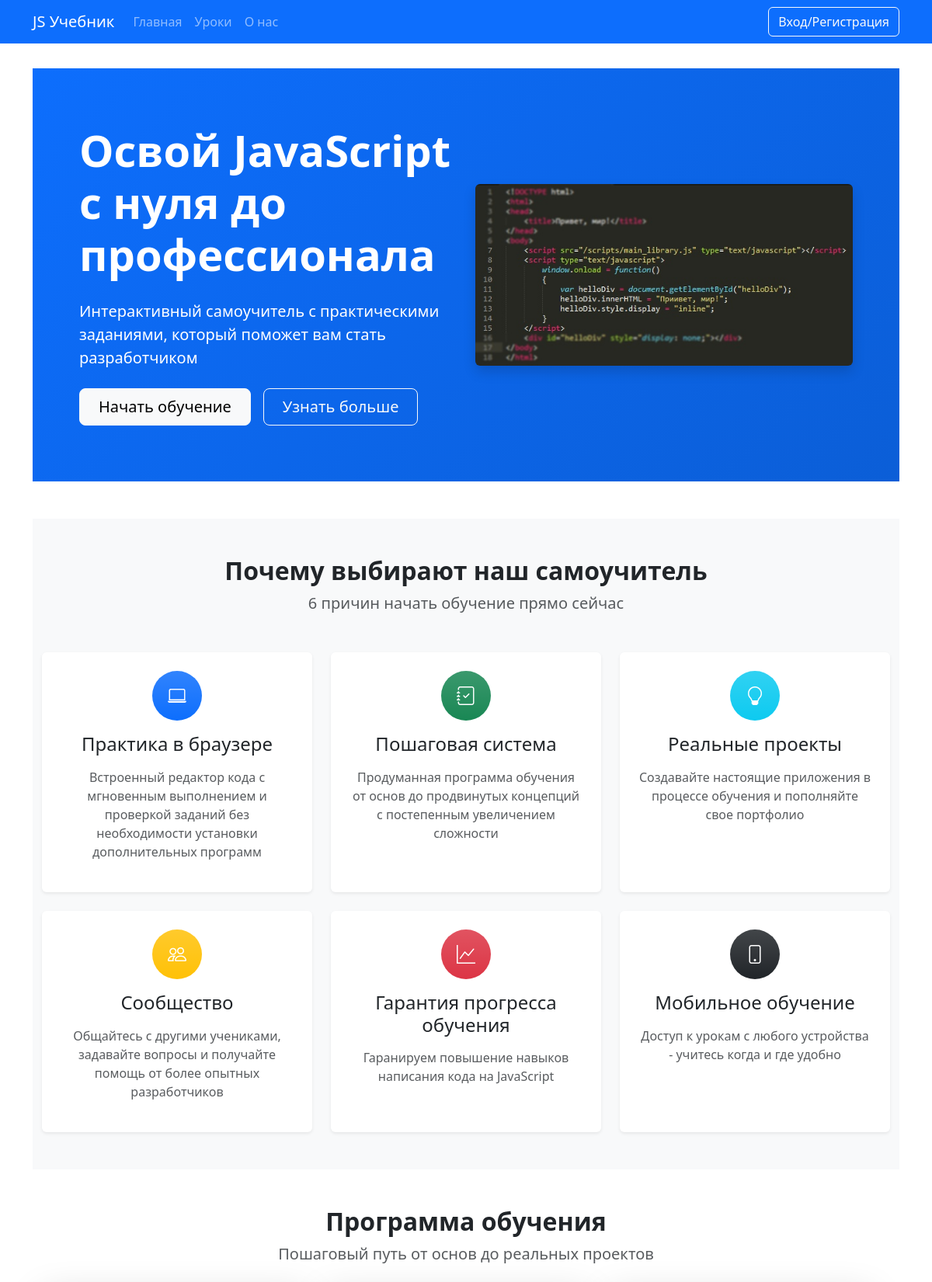
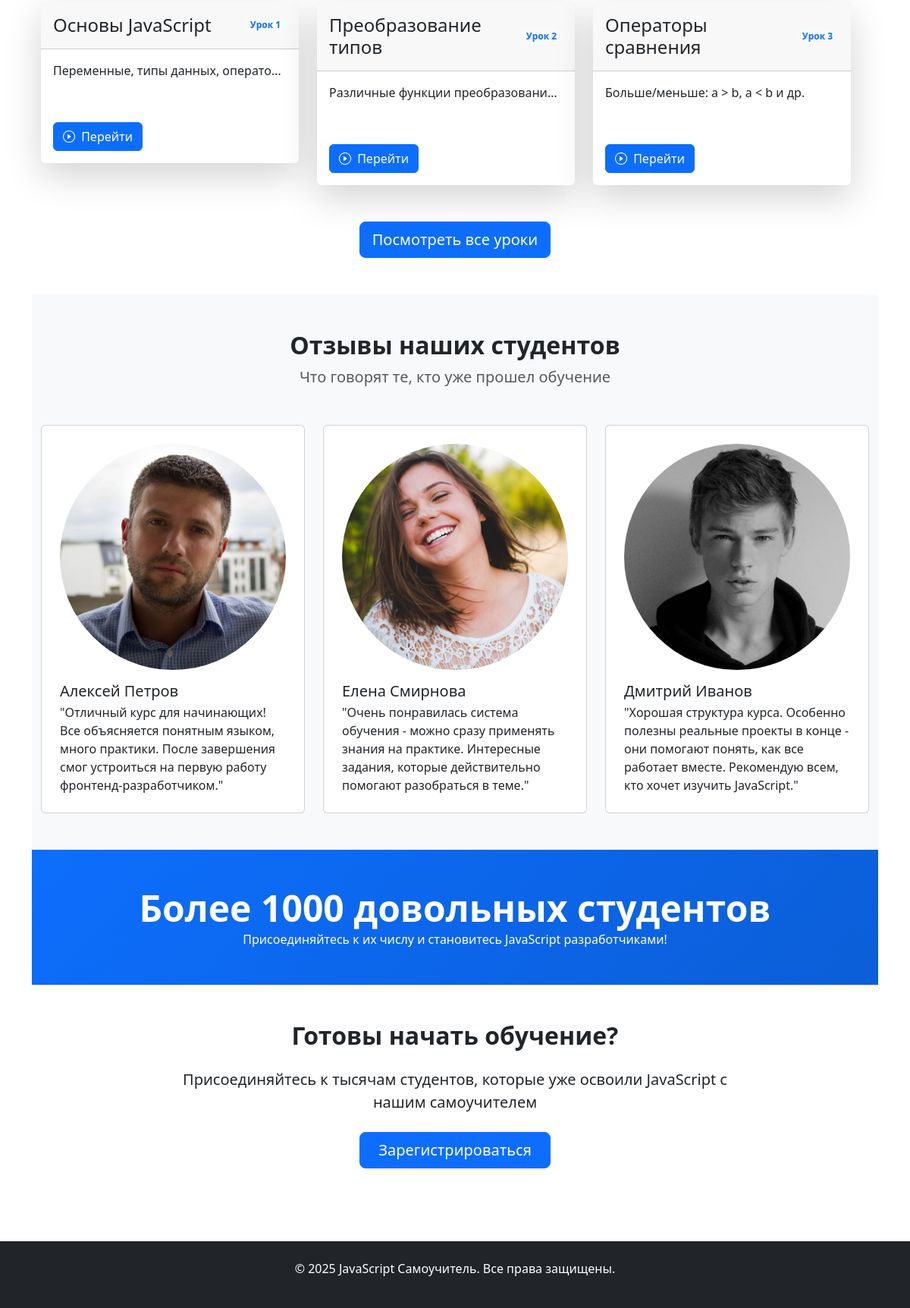
The page / on the database its author committed (2 pictures, top to bottom).
### app.py (models this page shows, shortened)
class Lesson(db.Model):
    id = db.Column(db.Integer, primary_key=True)
    title = db.Column(db.String(100), nullable=False)
    description = db.Column(db.String(100), nullable=False)
    content = db.Column(db.Text, nullable=False)
    task = db.Column(db.Text, nullable=False)
    solution = db.Column(db.Text, nullable=False)
    userSolution = db.relationship('UserSolution', backref='lesson', lazy=True)

### app.py (the view)
@app.route('/', methods=['GET', 'POST'])
def index():
    lesson = Lesson.query.limit(3).all()
    return render_template("index.html",lesson=lesson)

### app.py (called while the page is built)
@app.context_processor
def inject_user():
    def get_user_name():
        if 'name' in session:
            return Users.query.filter_by(email=session['name']).first()
    return dict(active_user=get_user_name())

### templates/index.html (shortened to what this page needs)
{% extends 'base.html' %}
{% block main %}
      <section class="hero-section bg-primary text-white p-5">
        <div class="container py-4">
          <div class="row align-items-center">
            <div class="col-lg-6">
              <h1 class="display-4 fw-bold mb-4">
                Освой JavaScript с нуля до профессионала
              </h1>
              <p class="lead mb-4">
                Интерактивный самоучитель с практическими заданиями, который
                поможет вам стать разработчиком
              </p>
              <div class="d-grid gap-3 d-sm-flex">
                <a href="/lessons" class="btn btn-light btn-lg px-4"
                  >Начать обучение</a
                >
                <a href="#features" class="btn btn-outline-light btn-lg px-4"
                  >Узнать больше</a
                >
              </div>
            </div>
            <div class="col-lg-6 d-none d-lg-block">
              <img
                src="../static/img/code.jpg"
                alt="JavaScript код"
                class="img-fluid rounded shadow"
              />
            </div>
          </div>
        </div>
      </section>
      <section id="features" class="py-5 bg-light">
        <div class="container">
          <div class="text-center mb-5">
            <h2 class="fw-bold">Почему выбирают наш самоучитель</h2>
            <p class="lead text-muted">6 причин начать обучение прямо сейчас</p>
          </div>
          <div class="row g-4">
            <div class="col-md-6 col-lg-4">
              <div class="card h-100 border-0 shadow-sm">
                <div class="card-body text-center p-4">
                  <div
                    class="feature-icon bg-primary bg-gradient text-white rounded-circle mb-3 mx-auto d-flex align-items-center justify-content-center"
                    style="width: 64px; height: 64px"
                  >
                    <i class="bi bi-laptop" style="font-size: 1.5rem"></i>
                  </div>
                  <h4 class="mb-3">Практика в браузере</h4>
                  <p class="text-muted">
                    Встроенный редактор кода с мгновенным выполнением и
                    проверкой заданий без необходимости установки дополнительных
                    программ
                  </p>
                </div>
              </div>
            </div>
            <div class="col-md-6 col-lg-4">
              <div class="card h-100 border-0 shadow-sm">
                <div class="card-body text-center p-4">
                  <div
                    class="feature-icon bg-success bg-gradient text-white rounded-circle mb-3 mx-auto d-flex align-items-center justify-content-center"
                    style="width: 64px; height: 64px"
                  >
                    <i
                      class="bi bi-journal-check"
                      style="font-size: 1.5rem"
                    ></i>
                  </div>
                  <h4 class="mb-3">Пошаговая система</h4>
                  <p class="text-muted">
                    Продуманная программа обучения от основ до продвинутых
                    концепций с постепенным увеличением сложности
                  </p>
                </div>
              </div>
            </div>
            <div class="col-md-6 col-lg-4">
              <div class="card h-100 border-0 shadow-sm">
                <div class="card-body text-center p-4">
                  <div
                    class="feature-icon bg-info bg-gradient text-white rounded-circle mb-3 mx-auto d-flex align-items-center justify-content-center"
                    style="width: 64px; height: 64px"
                  >
                    <i class="bi bi-lightbulb" style="font-size: 1.5rem"></i>
                  </div>
                  <h4 class="mb-3">Реальные проекты</h4>
                  <p class="text-muted">
                    Создавайте настоящие приложения в процессе обучения и
                    пополняйте свое портфолио
                  </p>
                </div>
              </div>
            </div>
            <div class="col-md-6 col-lg-4">
              <div class="card h-100 border-0 shadow-sm">
                <div class="card-body text-center p-4">
                  <div
                    class="feature-icon bg-warning bg-gradient text-white rounded-circle mb-3 mx-auto d-flex align-items-center justify-content-center"
                    style="width: 64px; height: 64px"
                  >
                    <i class="bi bi-people" style="font-size: 1.5rem"></i>
                  </div>
                  <h4 class="mb-3">Сообщество</h4>
                  <p class="text-muted">
                    Общайтесь с другими учениками, задавайте вопросы и получайте
                    помощь от более опытных разработчиков
                  </p>
                </div>
              </div>
            </div>
            <div class="col-md-6 col-lg-4">
              <div class="card h-100 border-0 shadow-sm">
                <div class="card-body text-center p-4">
                  <div
                    class="feature-icon bg-danger bg-gradient text-white rounded-circle mb-3 mx-auto d-flex align-items-center justify-content-center"
                    style="width: 64px; height: 64px"
                  >
                    <i class="bi bi-graph-up" style="font-size: 1.5rem"></i>
                  </div>
                  <h4 class="mb-3">Гарантия прогресса обучения</h4>
                  <p class="text-muted">
                    Гаранируем повышение навыков написания кода на JavaScript
                  </p>
                </div>
              </div>
            </div>
            <div class="col-md-6 col-lg-4">
              <div class="card h-100 border-0 shadow-sm">
                <div class="card-body text-center p-4">
                  <div
                    class="feature-icon bg-dark bg-gradient text-white rounded-circle mb-3 mx-auto d-flex align-items-center justify-content-center"
                    style="width: 64px; height: 64px"
                  >
                    <i class="bi bi-phone" style="font-size: 1.5rem"></i>
                  </div>
                  <h4 class="mb-3">Мобильное обучение</h4>
                  <p class="text-muted">
                    Доступ к урокам с любого устройства - учитесь когда и где
                    удобно
                  </p>
                </div>
              </div>
            </div>
          </div>
        </div>
      </section>
      <section class="py-5">
        <div class="container">
          <div class="text-center mb-5">
            <h2 class="fw-bold">Программа обучения</h2>
            <p class="lead text-muted">
              Пошаговый путь от основ до реальных проектов
            </p>
          </div>
          <div class="row g-4">
            <div class="row ">
              {%for less in lesson%}
              <div class="col-lg-4">
                <div class="card border-0 shadow-lg lesson-card">
                  <div class="card-header bg-gradient-primary  py-3">
                    <div class="d-flex justify-content-between align-items-center">
                      <h4 class="mb-0">{{less.title}}</h4>
                      <span class="badge bg-light text-primary">Урок {{loop.index}}</span>
                    </div>
                  </div>
                  <div class="card-body">
                    <div class="learning-objectives   rounded mb-4 text-truncate" style="max-height: 200px;">
                      {{less.description}}
                    </div>
                  </div>
                  <div class="card-footer bg-transparent border-0 py-3">
                    <div class="d-flex justify-content-between align-items-center">
                      <div>
                        <a href="/lesson/{{less.id}}" class="btn btn-primary me-2">
                          <i class="bi bi-play-circle me-1"></i> Перейти
                        </a>
                      </div>
                    </div>
                  </div>
                </div>
              </div>
          {%endfor%}
            </div>
          </div>
          <div class="text-center mt-5">
            <a href="/lessons" class="btn btn-primary btn-lg"
              >Посмотреть все уроки</a
            >
          </div>
        </div>
      </section>
      <section class="py-5 bg-light">
        <div class="container">
          <div class="text-center mb-5">
            <h2 class="fw-bold">Отзывы наших студентов</h2>
            <p class="lead text-muted">
              Что говорят те, кто уже прошел обучение
            </p>
          </div>
          <div class="row g-4">
            <div class="col-md-4">
              <div class="card h-100">
                <div class="card-body p-4">
                  <div class="d-flex mb-3">
                    <img
                      src="../static/img/1.jpg"
                      class="rounded-circle me-3"
                      alt="Аватар"
                      width="100%"
                    />
                  </div>
                  <div>
                    <h5 class="mb-1">Алексей Петров</h5>
                </div>
                  <p class="card-text">
                    "Отличный курс для начинающих! Все объясняется понятным
                    языком, много практики. После завершения смог устроиться на
                    первую работу фронтенд-разработчиком."
                  </p>
                </div>
              </div>
            </div>
            <div class="col-md-4">
              <div class="card h-100">
                <div class="card-body p-4">
                  <div class="d-flex mb-3">
                    <img
                      src="../static/img/3.jpg"
                      class="rounded-circle me-3"
                      alt="Аватар"
                      width="100%"
                    />
                  </div>
                  <div>
                    <h5 class="mb-1">Елена Смирнова</h5>
                </div>
                  <p class="card-text">
                    "Очень понравилась система обучения - можно сразу применять
                    знания на практике. Интересные задания, которые
                    действительно помогают разобраться в теме."
                  </p>
                </div>
              </div>
            </div>
            <div class="col-md-4">
              <div class="card h-100">
                <div class="card-body p-4">
                  <div class="d-flex mb-3">
                    <img
                      src="../static/img/2.jpg"
                      class="rounded-circle me-3"
                      alt="Аватар"
                      width="100%"
                    />
                  </div>
                  <div>
                    <h5 class="mb-1">Дмитрий Иванов</h5>
                </div>
                  <p class="card-text">
                    "Хорошая структура курса. Особенно полезны реальные проекты
                    в конце - они помогают понять, как все работает вместе.
                    Рекомендую всем, кто хочет изучить JavaScript."
                  </p>
                </div>
              </div>
            </div>
          </div>
        </div>
      </section>
      <section class="py-5 bg-primary text-white">
        <div class="container">
          <div class="row text-center">
            <div class="col">
              <div class="display-5 fw-bold">
                Более 1000 довольных студентов
              </div>
              <p class="mb-0">
                Присоединяйтесь к их числу и становитесь JavaScript
                разработчиками!
              </p>
            </div>
          </div>
        </div>
      </section>
      <section class="py-5">
        <div class="container">
          <div class="row justify-content-center">
            <div class="col-lg-8 text-center">
              <h2 class="fw-bold mb-4">Готовы начать обучение?</h2>
              <p class="lead mb-4">
                Присоединяйтесь к тысячам студентов, которые уже освоили
                JavaScript с нашим самоучителем
              </p>
              <div class="d-grid gap-3 d-sm-flex justify-content-sm-center">
                <a href="/auth" class="btn btn-primary btn-lg px-4"
                  >Зарегистрироваться</a
                >
              </div>
            </div>
          </div>
        </div>
      </section>
      {% endblock %}

### static/css/style.css (style rules this page uses)
html, body { height: 100%; margin: 0; }
body { display: flex; flex-direction: column; }
.hero-section { background: linear-gradient(135deg, #0d6efd 0%, #0b5ed7 100%); margin-top: -1rem; margin-bottom: 3rem; }
.feature-icon { transition: transform 0.3s; }
.card { transition: transform 0.3s, box-shadow 0.3s; }
section.bg-primary { background: linear-gradient(135deg, #0d6efd 0%, #0b5ed7 100%); }

### rows shown on the page
Lesson: title "Основы JavaScript", description "Переменные, типы данных, операто…"
Lesson: title "Преобразование типов", description "Различные функции преобразовани…"
Lesson: title "Операторы сравнения", description "Больше/меньше: a > b, a < b и др."
